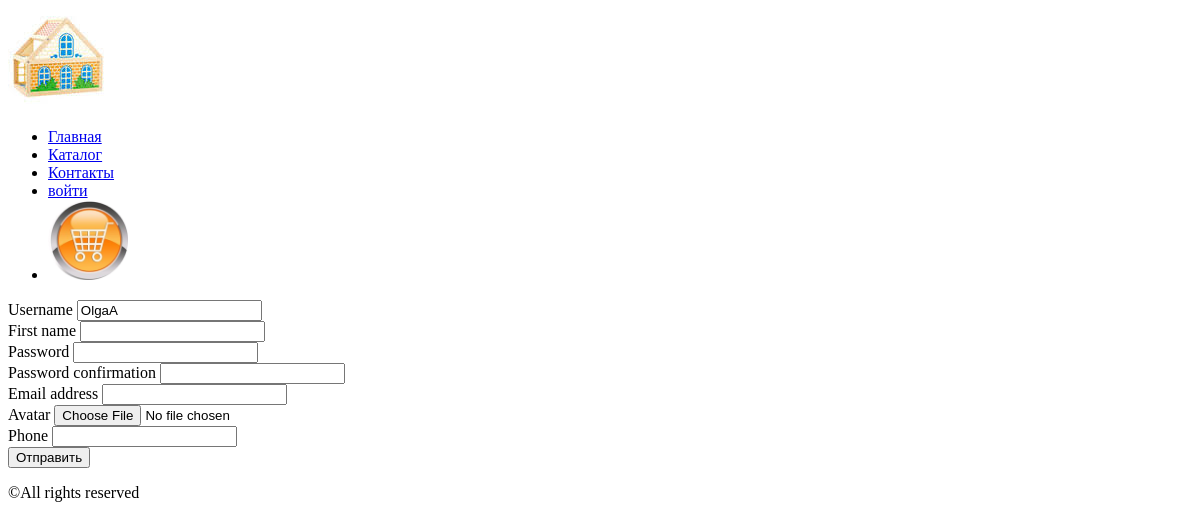
Page /auth/edit/OlgaA/ on the earlier database version.
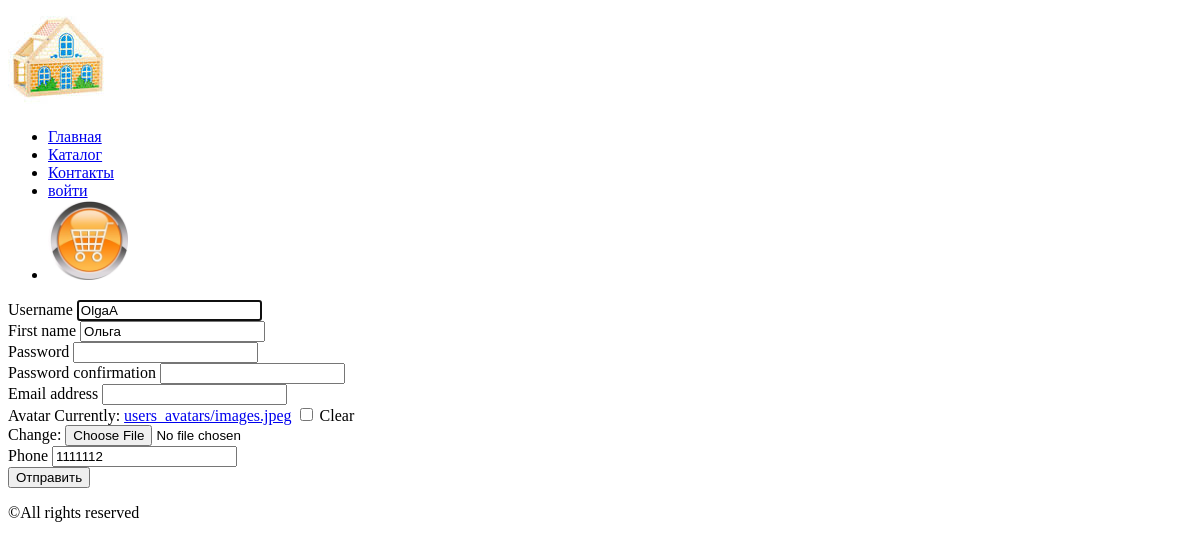
Same page on the later database version.
### userapp/models.py (models this page shows, shortened)
class ShopUser(AbstractUser):
    avatar = models.ImageField(
        upload_to='users_avatars',
        blank=True
    )
    phone = models.CharField(
        max_length=11,
        blank=True,
        null=True
    )
    class Meta:
        ordering = ['-is_superuser', 'username']

### userapp/views.py (the view)
# urls.py: path('edit/<slug:slug>/', userapp.UserEdit.as_view(), name='edit'),
class UserEdit(UpdateView):
    model = ShopUser
    form_class = ShopUserRegisterForm
    template_name = 'userapp/register.html'
    success_url = reverse_lazy('auth:login')
    slug_field = 'username'

### userapp/forms.py
class ShopUserRegisterForm(UserCreationForm):
    class Meta:
        model = ShopUser
        fields = ('username', 'first_name', 'password1', 'password2', 'email', 'avatar', 'phone')
    def __init__(self, *args, **kwargs):
        super(ShopUserRegisterForm, self).__init__(*args, **kwargs)
        for field_name, field in self.fields.items():
            field.widget.attrs['class'] = 'form-control'
            field.help_text = ''

### userapp/templates/userapp/register.html (shortened to what this page needs)
{% extends 'master.html' %}
{% load static %}
{% block page_content %}
{% include 'includes/form.html' %}
{% endblock %}

### web_shop/templates/includes/form.html (shortened to what this page needs)
<form method="POST" enctype="multipart/form-data">
    {% for field in form %}
    <div class="form-group">
        <label for="{{field.name}}">
            {{field.label}}
        </label>
        {{field}}
    </div>
    {% endfor %}
    <button type="submit">Отправить</button>
</form>

Differences in the rows shown:
changed ShopUser "OlgaA": first_name (not shown) → "Ольга"; phone (not shown) → "1111112"
Other differences:
new list line: "Currently: users_avatars/images.jpeg Clear Change: ☐"
